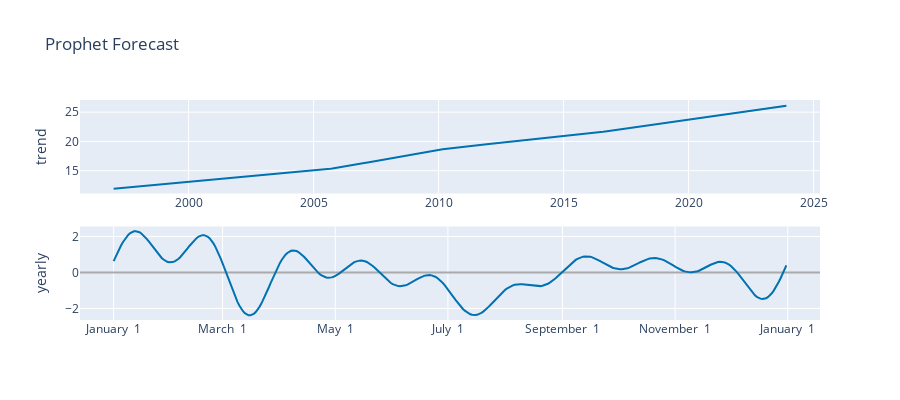

The notebook cell this image was saved under:
### Code cell
# Generate plot
fig = plot_components_plotly(model, forecast)

# Add title and labels
fig.update_layout(
    title="Prophet Forecast",     
    font=dict(size=12),                      
)       

# Show plot
fig.show()

### Figure 1 — Plotly figure (JSON) as saved in the notebook; plotly's stock layout.template omitted (floating-point values rounded to 4 significant figures; data arrays with more than 128 entries replaced by an {"elided": "..."} marker saying what was removed)
{"data": [{"line": {"color": "#0072B2", "width": 2}, "mode": "lines", "name": "trend", "type": "scatter", "x": {"elided": "324 str values"}, "xaxis": "x", "y": {"elided": "324 float values"}, "yaxis": "y"}, {"line": {"color": "rgba(0, 114, 178, 0.2)", "width": 0}, "mode": "lines", "name": "trend_upper", "type": "scatter", "x": {"elided": "324 str values"}, "xaxis": "x", "y": {"elided": "324 float values"}, "yaxis": "y"}, {"fill": "tonexty", "fillcolor": "rgba(0, 114, 178, 0.2)", "line": {"color": "rgba(0, 114, 178, 0.2)", "width": 0}, "mode": "lines", "name": "trend_lower", "type": "scatter", "x": {"elided": "324 str values"}, "xaxis": "x", "y": {"elided": "324 float values"}, "yaxis": "y"}, {"line": {"color": "#0072B2", "width": 2}, "mode": "lines", "name": "yearly", "type": "scatter", "x": {"elided": "365 str values"}, "xaxis": "x2", "y": {"elided": "365 float values"}, "yaxis": "y2"}], "layout": {"font": {"size": 12}, "height": 400, "showlegend": false, "title": {"text": "Prophet Forecast"}, "width": 900, "xaxis": {"anchor": "y", "domain": [0, 1], "range": ["1995-08-28T13:12:00", "2025-04-04T10:48:00"], "type": "date"}, "xaxis2": {"anchor": "y2", "domain": [0, 1], "range": ["2016-12-13T18:54:02.958904115", "2018-01-18T11:04:57.863013581"], "tickformat": "%B %e", "type": "date"}, "yaxis": {"anchor": "x", "domain": [0.575, 1], "rangemode": "normal", "title": {"text": "trend"}, "zerolinecolor": "#AAA"}, "yaxis2": {"anchor": "x2", "domain": [0, 0.425], "title": {"text": "yearly"}, "zerolinecolor": "#AAA"}}}
